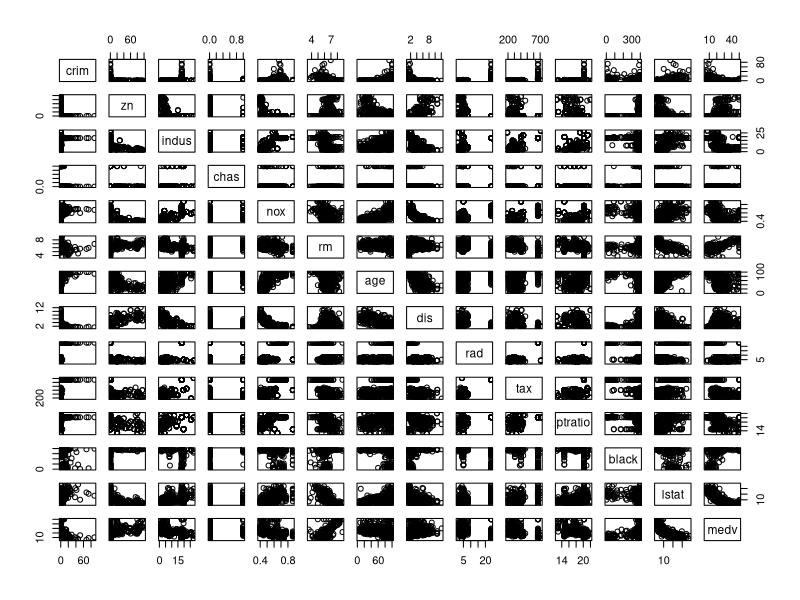
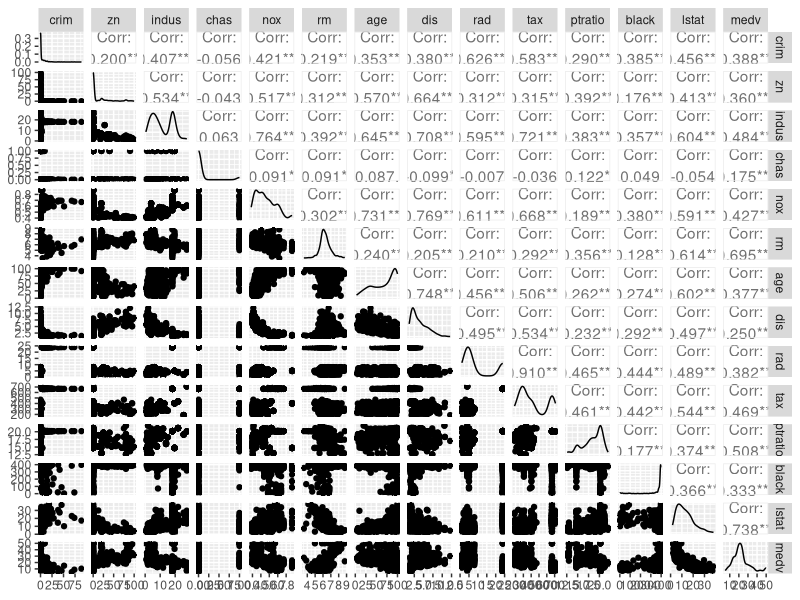
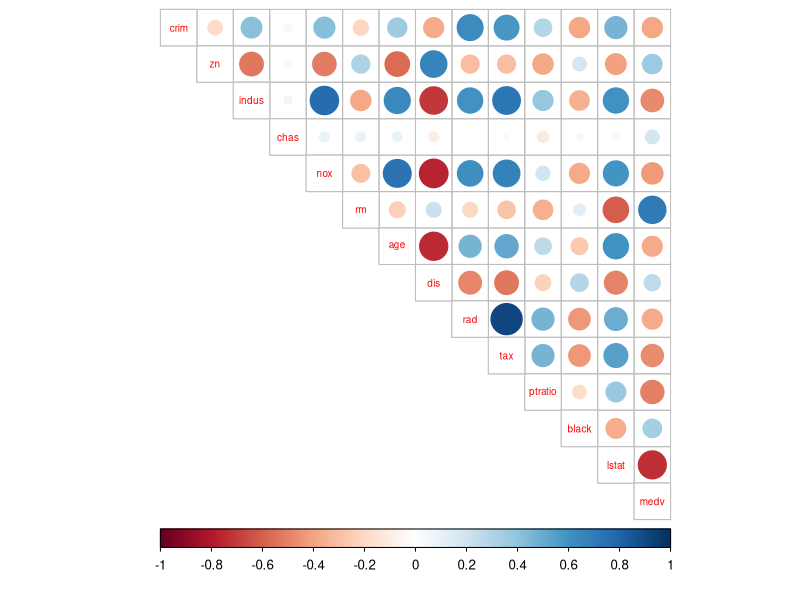
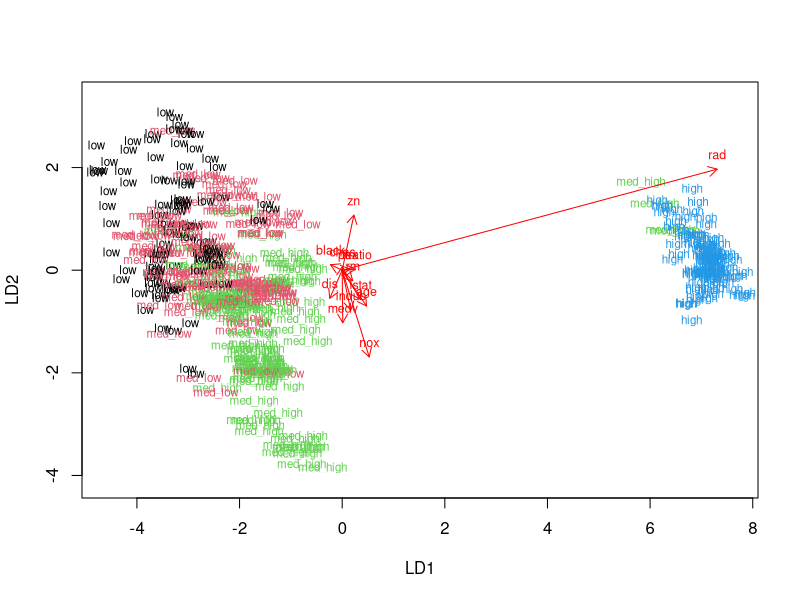
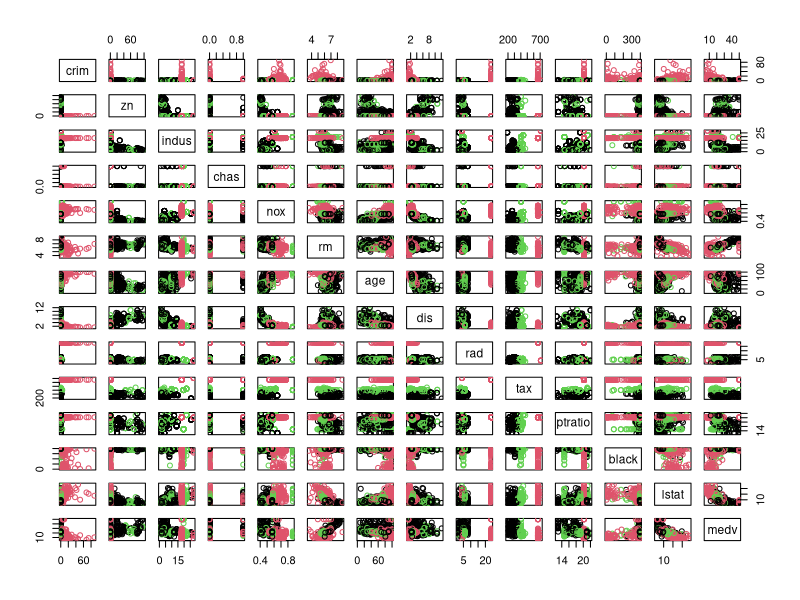
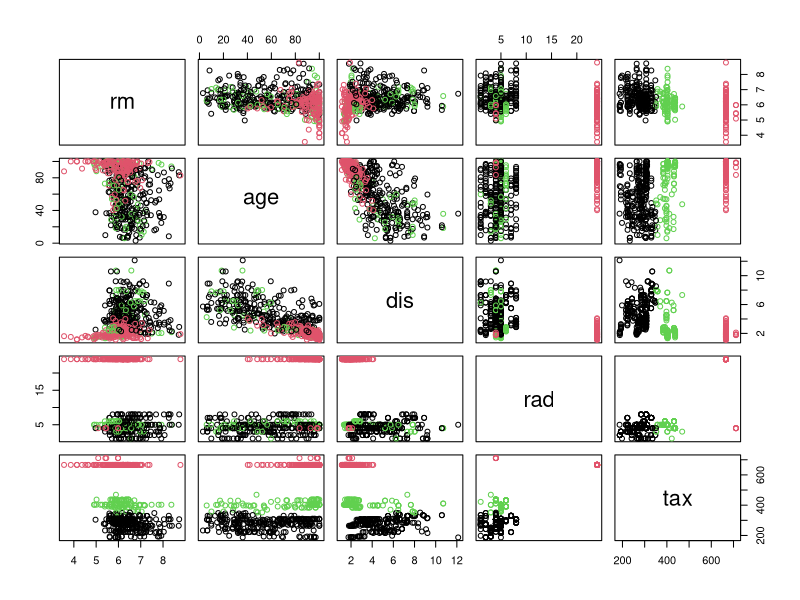

These figures' R source, in order:
## ---- chunk 1
library(MASS)
library(GGally)
library(tidyverse)
library(corrplot)
library(dplyr)

# Loading the data
data(Boston)

# Checking the data, and the structure, dimensions and summary of the dataset
head(Boston)
str(Boston)
dim(Boston)
## ---- chunk 2
# Graphical overview of the data
pairs(Boston)
ggpairs(Boston, lower = list(combo = wrap("facethist", bins = 20)))

# calculate the correlation matrix and round it
cor_matrix<-cor(Boston) %>% round(2)

# print the correlation matrix
cor_matrix

# visualize the correlation matrix
corrplot(cor_matrix, method="circle", type = "upper", cl.pos = "b", tl.pos = "d", tl.cex = 0.6)

# Summaries of the variables
summary(Boston)
## ---- chunk 3
boston_scaled <- scale(Boston)

# change the object to data frame
boston_scaled <- as.data.frame(boston_scaled)

# summary of the scaled dataset
summary(boston_scaled)

# summary of the scaled crime rate
summary(boston_scaled$crim)

bins <- quantile(boston_scaled$crim)
bins

label_vector <- c("low", "med_low", "med_high", "high")

# create a categorical variable 'crime'
crime <- cut(boston_scaled$crim, breaks = bins, include.lowest = TRUE, labels = label_vector) 

# look at the table of the new factor crime
table(crime)


#remove the origical crime rate crim and add crime
boston_scaled <- subset(boston_scaled, select = -c(crim))
boston_scaled$crime <- crime
str(boston_scaled)
# number of rows in the Boston dataset 
n <- nrow(boston_scaled)

# choose randomly 80% of the rows
ind <- sample(n,  size = n * 0.8)

# create train set
train <- boston_scaled[ind,]

# create test set 
test <- boston_scaled[-ind,]


## ---- chunk 4
# linear discriminant analysis
lda.fit <- lda(crime ~ ., data = train)

# print the lda.fit object
lda.fit

# the function for lda biplot arrows
lda.arrows <- function(x, myscale = 1, arrow_heads = 0.1, color = "red", tex = 0.75, choices = c(1,2)){
  heads <- coef(x)
  arrows(x0 = 0, y0 = 0, 
         x1 = myscale * heads[,choices[1]], 
         y1 = myscale * heads[,choices[2]], col=color, length = arrow_heads)
  text(myscale * heads[,choices], labels = row.names(heads), 
       cex = tex, col=color, pos=3)
}

# target classes as numeric
classes <- as.numeric(train$crime)

# plot the lda results
plot(lda.fit, dimen=2, col=classes, pch=classes)
lda.arrows(lda.fit, myscale = 2)
## ---- chunk 5
# save the correct classes from test data
correct_classes <- test$crime

test <- subset(test, select = -c(crime))

# predict classes with test data
lda.pred <- predict(lda.fit, newdata = test)
str(lda.pred)
# cross tabulate the results
table(correct = correct_classes, predicted = lda.pred$class)
## ---- chunk 6
# load MASS and Boston
library(MASS)
data('Boston')

boston_scaled.new <- scale(Boston)

# euclidean distance matrix
dist_eu <- dist(boston_scaled.new)

# look at the summary of the distances
summary(dist_eu)

# manhattan distance matrix
dist_man <- dist(boston_scaled.new, method="manhattan")

# look at the summary of the distances
summary(dist_man)

# k-means clustering
km <-kmeans(Boston, centers = 3)

# plot the Boston dataset with clusters
pairs(Boston, col = km$cluster)
pairs(Boston[6:10], col = km$cluster)
